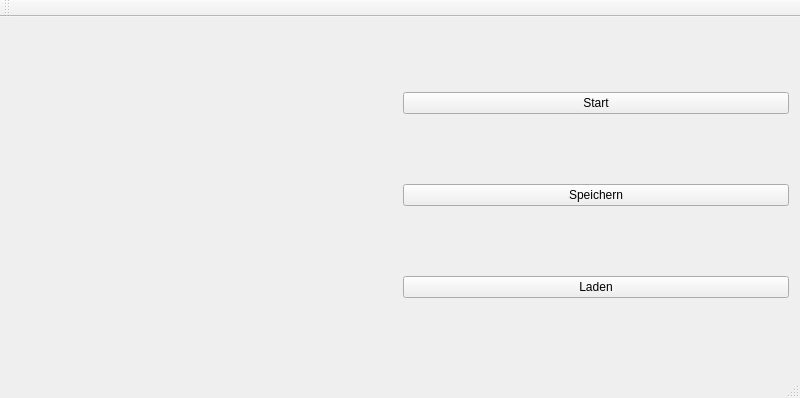
<?xml version="1.0" encoding="UTF-8"?>
<ui version="4.0">
 <class>Window</class>
 <widget class="QMainWindow" name="Window">
  <property name="geometry">
   <rect>
    <x>0</x>
    <y>0</y>
    <width>800</width>
    <height>398</height>
   </rect>
  </property>
  <property name="sizePolicy">
   <sizepolicy hsizetype="Fixed" vsizetype="Fixed">
    <horstretch>0</horstretch>
    <verstretch>0</verstretch>
   </sizepolicy>
  </property>
  <property name="windowTitle">
   <string>Window</string>
  </property>
  <widget class="QWidget" name="centralWidget">
   <layout class="QHBoxLayout" name="horizontalLayout">
    <item>
     <widget class="QWidget" name="Spielfeld" native="true"/>
    </item>
    <item>
     <layout class="QVBoxLayout" name="verticalLayout">
      <item>
       <widget class="QPushButton" name="pushButton">
        <property name="focusPolicy">
         <enum>Qt::NoFocus</enum>
        </property>
        <property name="text">
         <string>Start</string>
        </property>
       </widget>
      </item>
      <item>
       <widget class="QPushButton" name="pushButton_2">
        <property name="focusPolicy">
         <enum>Qt::NoFocus</enum>
        </property>
        <property name="text">
         <string>Speichern</string>
        </property>
       </widget>
      </item>
      <item>
       <widget class="QPushButton" name="pushButton_3">
        <property name="focusPolicy">
         <enum>Qt::NoFocus</enum>
        </property>
        <property name="text">
         <string>Laden</string>
        </property>
       </widget>
      </item>
     </layout>
    </item>
   </layout>
  </widget>
  <widget class="QMenuBar" name="menuBar">
   <property name="geometry">
    <rect>
     <x>0</x>
     <y>0</y>
     <width>800</width>
     <height>21</height>
    </rect>
   </property>
  </widget>
  <widget class="QToolBar" name="mainToolBar">
   <attribute name="toolBarArea">
    <enum>TopToolBarArea</enum>
   </attribute>
   <attribute name="toolBarBreak">
    <bool>false</bool>
   </attribute>
  </widget>
  <widget class="QStatusBar" name="statusBar"/>
 </widget>
 <layoutdefault spacing="6" margin="11"/>
 <resources/>
 <connections/>
</ui>
